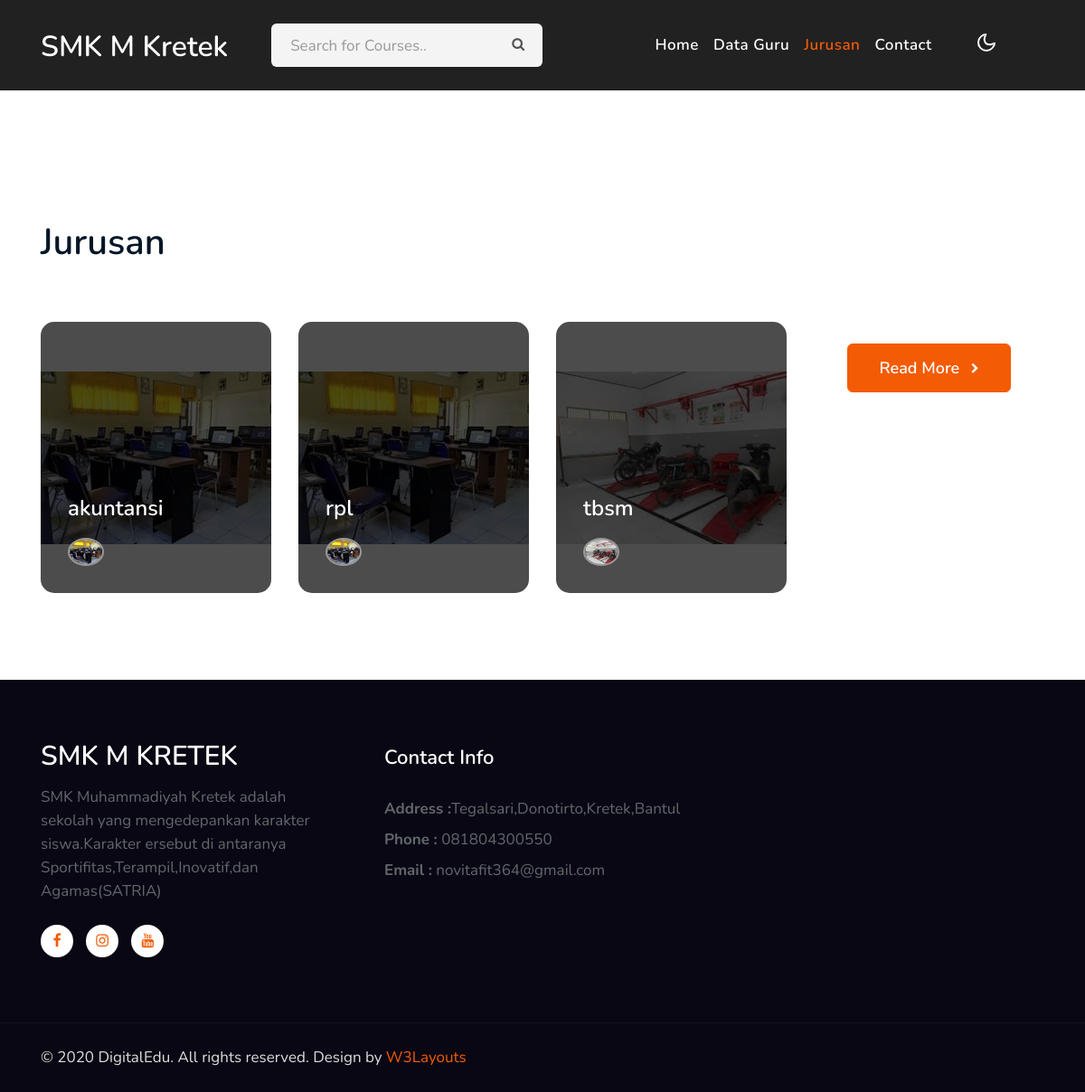
Screenshot of /index.php/front/datajurusan with the database file from the repository.
### tables this page shows
CREATE TABLE `jurusan` (
  `id_jurusan` int(11) NOT NULL,
  `nama_jurusan` varchar(50) NOT NULL,
  `foto` varchar(50) NOT NULL
);

CREATE TABLE `contact` (
  `id_contact` int(11) NOT NULL,
  `alamat` text NOT NULL,
  `telepon` varchar(13) NOT NULL,
  `email` text NOT NULL
);

### application/controllers/front/DataJurusan.php (called while the page is built)
<?php
class DataJurusan extends CI_Controller
{
    public function index()
    {
        $dataJurusan['data_jurusan'] = $this->JurusanModel->select_all_jurusan();
        $dataJurusan['active'] = "jurusan";
        $data['header'] = $this->load->view('front/partial/header',$dataJurusan,true);
        $data['page'] = $this->load->view('front/pages/data_jurusan',$dataJurusan,true);
        $data['title'] = "Data Jurusan";
        $data['contact'] =$this->ContactModel->select_row_contact();
        $this->load->view('front/partial/template',$data);
    }
}
?>

### index.php (called while the page is built, shortened)
<?php
require_once BASEPATH.'core/CodeIgniter.php';

### application/models/JurusanModel.php (called while the page is built, shortened)
<?php
class JurusanModel extends CI_Model
{
    public function select_all_jurusan()
    {
        $this->db->select('*');
        $this->db->from('jurusan');
        $query = $this->db->get();
        return $query->result();
    }
}
?>

### application/models/ContactModel.php (called while the page is built, shortened)
<?php
class ContactModel extends CI_Model
{
    public function select_row_contact()
    {
        $this->db->select('*');
        $this->db->from('contact');
        $query = $this->db->get();
        return $query->row();
    }
}
?>

### application/views/front/pages/data_jurusan.php (the view, shortened to what this page needs)
<div class="w3l-homeblog py-5" id="homeblog">
    <div class="container py-lg-5 py-md-4">
        <div class="header-title mb-3 mt-5">
            <h3 class="hny-title text-left">Jurusan</h3>
        </div>
        <div class="row top-pics ">
            <?php
            foreach ($data_jurusan as $value) :
            ?>
                <div class="col-lg-3 col-md-6 mt-5">
                    <div style=" background: url(<?= base_url('foto/jurusan/') . $value->foto ?>) no-repeat center;background-size: contain;" class="top-pic1">
                        <div class="card-body blog-details">
                            <a href="services.html" class="blog-desc"><?= $value->nama_jurusan ?>
                            </a>
                            <div class="author align-items-center">
                                <img src="<?= base_url('foto/jurusan/') . $value->foto ?>" alt="" class="img-fluid rounded-circle">
                            </div>
                        </div>
                    </div>
                </div>
            <?php
            endforeach;
            ?>
            <div class="readhny-btm text-center mx-auto mt-md-4">
                <a class="btn btn-primary btn-style mt-md-5 mt-4" href="about.html">Read More <span class="fa fa-chevron-right ml-2" aria-hidden="true"></span></a>
            </div>
        </div>
    </div>
</div>

### application/views/front/partial/template.php (shortened to what this page needs)
<!doctype html>
<html lang="en">
<head>
    <link rel="stylesheet" href="<?= base_url('assets/front_assets/') ?>css/style-starter.css">
</head>
<body>
    <?= $this->load->view('front/partial/header', null, true); ?>
    <?= $page ?>
    <section class="w3l-footer-29-main">
        <div class="footer-29 py-5">
            <div class="container py-lg-4">
                <div class="row footer-top-29">
                    <div class="col-lg-4 col-md-6 col-sm-7 footer-list-29 footer-1 pr-lg-5">
                        <div class="footer-logo mb-3">
                            <a class="navbar-brand" href="index.html">SMK M KRETEK</a>
                        </div>
                        <p>SMK Muhammadiyah Kretek adalah sekolah yang mengedepankan karakter siswa.Karakter ersebut di antaranya Sportifitas,Terampil,Inovatif,dan Agamas(SATRIA)</p>
                        <div class="main-social-footer-29 mt-4">
                            <a href="https://www.facebook.com/smkmkretek" class="facebook"><span class="fa fa-facebook"></span></a>
                            <a href="//www.instagram.com/smkmkretek/ " class="instagram"><span class="fa fa-instagram"></span></a>
                            <a href="https://www.youtube.com/channel/UCI83h6I5aTWRWM1DRU9eHPA" class="youtube"><span class="fa fa-youtube"></span></a>
                        </div>
                    </div>
                    <div class="col-lg-4 col-md-6 col-sm-7 footer-list-29 footer-4 mt-lg-0 mt-5">
                        <h6 class="footer-title-29">Contact Info </h6>
                        <p><strong>Address :</strong><?= $contact->alamat ?></p>
                        <p class="my-2"><strong>Phone :</strong> <a href="tel:<?= $contact->telepon ?>"><?= $contact->telepon ?></a></p>
                        <p><strong>Email :</strong> <a href="<?= $contact->email ?>"><?= $contact->email ?></a></p>
                    </div>
                </div>
            </div>
        </div>
    </section>
    <section class="w3l-copyright">
        <div class="container">
            <div class="row bottom-copies">
                <p class="col-lg-8 copy-footer-29">© 2020 DigitalEdu. All rights reserved. Design by <a href="https://w3layouts.com/" target="_blank">
                        W3Layouts</a></p>
            </div>
        </div>
    </section>
</body>
</html>

### rows the page displays
jurusan: foto (picture), nama_jurusan "akuntansi"
jurusan: foto (picture), nama_jurusan "rpl"
jurusan: foto (picture), nama_jurusan "tbsm"
contact: alamat "Tegalsari,Donotirto,Kretek,Bantul", telepon "081804300550", email "novitafit364@gmail.com"
